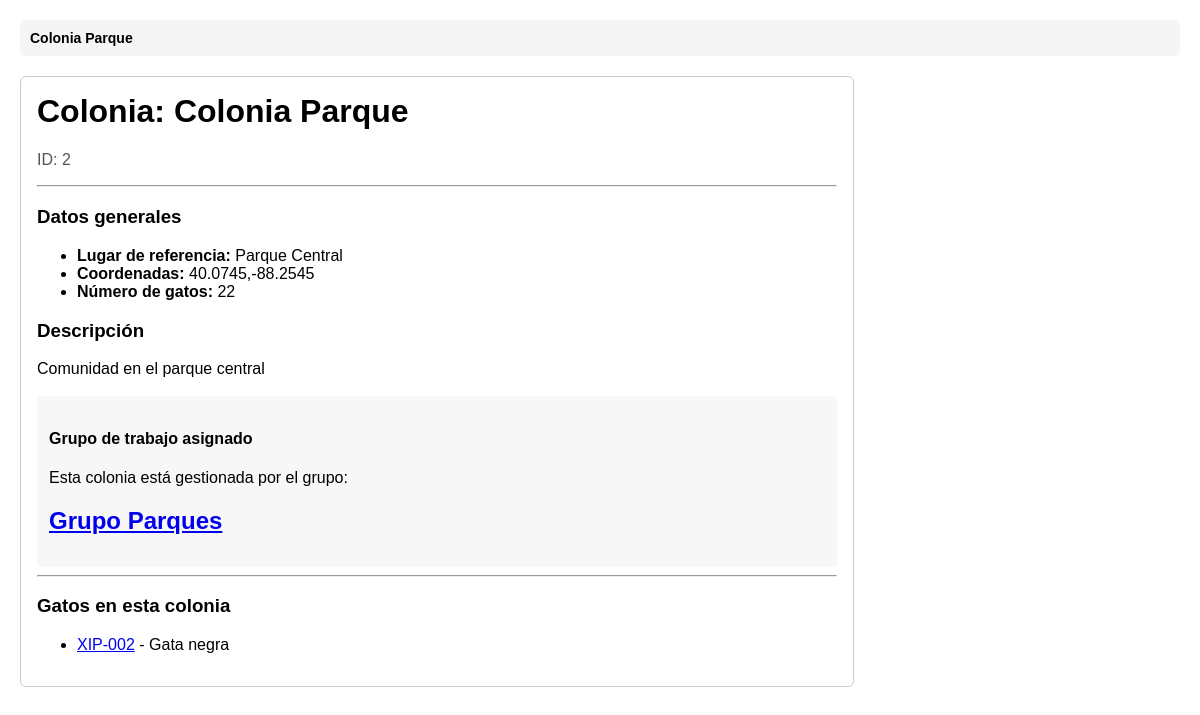
The page /BD249482420/info_colonia.php?id=2 on the database as committed earlier.
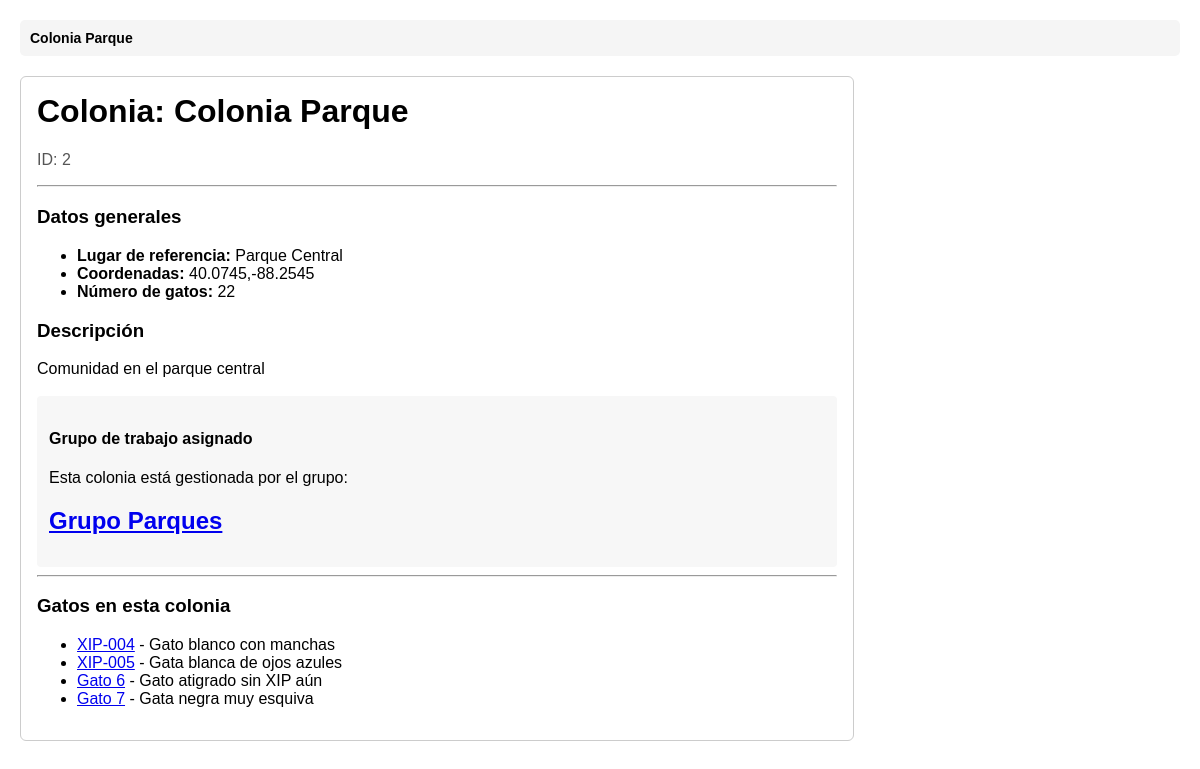
The same page on the database as committed later.
### tables this page shows
CREATE TABLE GATO(
    idGato INT PRIMARY KEY AUTO_INCREMENT,
    numXIP VARCHAR(200),
    nombre VARCHAR(200),
    sexo VARCHAR(50),
    descripcion TEXT,
    foto TEXT,
    idCementerio INT,
    CONSTRAINT FK_gato_cementerio
        FOREIGN KEY (idCementerio) REFERENCES CEMENTERIO(idCementerio)
);

### BD249482420/info_colonia.php (the view, shortened to what this page needs)
<?php
require_once '../header.php';
$id = isset($_GET['id']) ? (int) $_GET['id'] : 0;
$con = mysqli_connect('localhost', 'root', '', 'BD2_Prac2');
$sql = "SELECT c.idColonia, c.nombre, c.descripcion, c.coordenadas, c.lugarReferencia, c.numeroGatos,
               c.idGrupoTrabajo, g.nombre AS nombreGrupo
        FROM COLONIA_FELINA c
        LEFT JOIN GRUPO_TRABAJO g ON c.idGrupoTrabajo = g.idGrupoTrabajo
        WHERE c.idColonia = ? LIMIT 1";
$stmt = mysqli_prepare($con, $sql);
mysqli_stmt_bind_param($stmt, 'i', $id);
mysqli_stmt_execute($stmt);
$res = mysqli_stmt_get_result($stmt);
$colonia = mysqli_fetch_assoc($res);
$sqlCats = "SELECT g.idGato, g.numXIP, g.descripcion
            FROM GATO g
            JOIN HISTORIAL h ON g.idGato = h.idGato
            WHERE h.idColonia = ? AND (h.fechaIda IS NULL OR h.fechaIda > CURDATE())
            GROUP BY g.idGato";
$stmt2 = mysqli_prepare($con, $sqlCats);
mysqli_stmt_bind_param($stmt2, 'i', $id);
mysqli_stmt_execute($stmt2);
$resCats = mysqli_stmt_get_result($stmt2);
?>
<!DOCTYPE html>
<html lang="es">
<head>
</head>
<body>
    <?php displayBreadcrumbs(); ?>
    <div class="card">
        <h1>Colonia: <?php echo htmlspecialchars($colonia['nombre']); ?></h1>
        <p class="meta">ID: <?php echo (int)$colonia['idColonia']; ?></p>
        <hr>
        <h3>Datos generales</h3>
        <ul>
            <li><strong>Lugar de referencia:</strong> <?php echo htmlspecialchars($colonia['lugarReferencia']); ?></li>
            <li><strong>Coordenadas:</strong> <?php echo htmlspecialchars($colonia['coordenadas']); ?></li>
            <li><strong>Número de gatos:</strong> <?php echo (int)$colonia['numeroGatos']; ?></li>
        </ul>
        <h3>Descripción</h3>
        <p><?php echo nl2br(htmlspecialchars($colonia['descripcion'])); ?></p>
        <div style="margin-top:18px; padding:12px; background:#f7f7f7; border-radius:4px;">
            <h4>Grupo de trabajo asignado</h4>
            <?php if (!empty($colonia['idGrupoTrabajo'])): ?>
                <p>Esta colonia está gestionada por el grupo:</p>
                <h2>
                    <a href="info_grupoTrabajo.php?id=<?php echo (int)$colonia['idGrupoTrabajo']; ?>">
                        <?php echo htmlspecialchars($colonia['nombreGrupo']); ?>
                    </a>
                </h2>
            <?php else: ?>
                <p class="danger">⚠ Esta colonia no tiene grupo asignado.</p>
            <?php endif; ?>
        </div>
        <hr>
        <h3>Gatos en esta colonia</h3>
        <?php
        if ($resCats && mysqli_num_rows($resCats) > 0) {
            echo '<ul>';
            while ($g = mysqli_fetch_assoc($resCats)) {
                echo '<li><a href="info_gato.php?id=' . (int)$g['idGato'] . '">' . htmlspecialchars($g['numXIP'] ?: ('Gato ' . (int)$g['idGato'])) . '</a> - ' . htmlspecialchars(substr($g['descripcion'], 0, 80)) . '</li>';
            }
            echo '</ul>';
        } else {
            echo '<p>No hay gatos registrados actualmente en esta colonia.</p>';
        }
        ?>
    </div>
</body>
</html>

### header.php (shortened to what this page needs)
<?php
function displayBreadcrumbs() {
    echo '<nav style="background-color: #f5f5f5; padding: 10px; margin-bottom: 20px; border-radius: 5px;">';
    echo '<div style="font-size: 14px;">';
    $total = count($_SESSION['breadcrumbs']);
    foreach ($_SESSION['breadcrumbs'] as $index => $crumb) {
        if ($index < $total - 1) {
            $url = $crumb['url'];
            $separator = (strpos($url, '?') !== false) ? '&' : '?';
            $url .= $separator . 'breadcrumb_index=' . ($index + 1);
            echo '<a href="' . htmlspecialchars($url) . '" style="color: #0066cc; text-decoration: none;">';
            echo htmlspecialchars($crumb['titulo']);
            echo '</a>';
            echo ' <span style="color: #666;"> / </span> ';
        } else {
            echo '<strong>' . htmlspecialchars($crumb['titulo']) . '</strong>';
        }
    }
    echo '</div>';
    echo '</nav>';
}
?>

Rows that differ between the two databases and show on the page:
no longer on this page (row edited): gato: numXIP "XIP-002", descripcion "Gata negra"
added gato: numXIP "XIP-004", descripcion "Gato blanco con manchas"
added gato: numXIP "XIP-005", descripcion "Gata blanca de ojos azules"
added gato: numXIP+idGato "Gato 6", descripcion "Gato atigrado sin XIP aún"
added gato: numXIP+idGato "Gato 7", descripcion "Gata negra muy esquiva"
